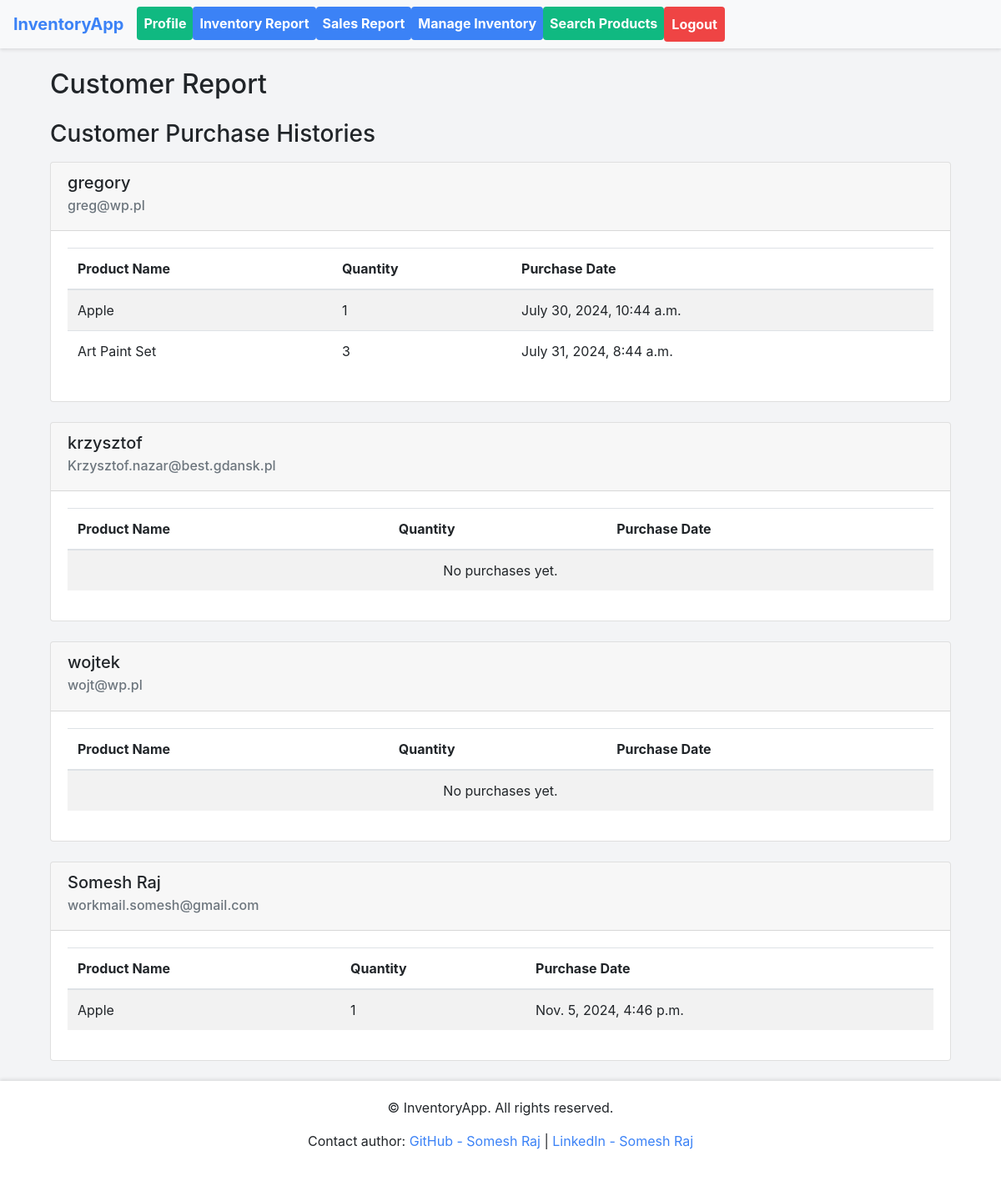
The page /sales/customer_report/ (signed in) on the database its author committed.
### users/models.py (models this page shows, shortened)
class Customer(models.Model):
    user = models.OneToOneField(User, on_delete=models.CASCADE, related_name='customer_profile')
    name = models.CharField(max_length=100)
    email = models.EmailField(unique=True)
    phone = models.CharField(max_length=20)

### inventory/models.py (models this page shows, shortened)
class Purchase(models.Model):
    user = models.ForeignKey(User, on_delete=models.CASCADE)
    product = models.ForeignKey(Product, on_delete=models.CASCADE)
    quantity = models.PositiveIntegerField()
    date = models.DateTimeField(auto_now_add=True)

class Product(models.Model):
    name = models.CharField(max_length=255)
    description = models.TextField(blank=True, null=True)
    price = models.DecimalField(max_digits=10, decimal_places=2)
    stock = models.PositiveIntegerField(default=0)

### sales/views.py (the view)
# urls.py: path('customer_report/', views.customer_report, name='customer_report'),
@login_required
def customer_report(request):
    if not is_admin(request.user):
        raise PermissionDenied
    customers = Customer.objects.all()
    customer_data = []
    for customer in customers:
        purchases = Purchase.objects.filter(user=customer.user)
        customer_data.append({
            'customer': customer,
            'purchases': purchases
        })
    context = {
        'customer_data': customer_data,
    }
    return render(request, 'sales/customer_report.html', context)

### sales/views.py (called while the page is built)
def is_admin(user):
    return user.is_superuser

### templates/sales/customer_report.html (shortened to what this page needs)
{% extends 'base.html' %}
{% block content %}
    <div class="container mt-4">
        <h2 class="mb-4">Customer Report</h2>
        {% if customer_data %}
            <h3 class="mb-3">Customer Purchase Histories</h3>
            {% for data in customer_data %}
                <div class="card mb-4">
                    <div class="card-header">
                        <h5 class="card-title">{{ data.customer.name }} </h5>
                        <h6 class="card-subtitle mb-2 text-muted">{{ data.customer.email }}</h6>
                    </div>
                    <div class="card-body">
                        <table class="table table-striped">
                            <thead>
                            <tr>
                                <th>Product Name</th>
                                <th>Quantity</th>
                                <th>Purchase Date</th>
                            </tr>
                            </thead>
                            <tbody>
                            {% if data.purchases %}
                                {% for purchase in data.purchases %}
                                    <tr>
                                        <td>{{ purchase.product.name }}</td>
                                        <td>{{ purchase.quantity }}</td>
                                        <td>{{ purchase.date }}</td>
                                    </tr>
                                {% endfor %}
                            {% else %}
                                <tr>
                                    <td colspan="3" class="text-center">No purchases yet.</td>
                                </tr>
                            {% endif %}
                            </tbody>
                        </table>
                    </div>
                </div>
            {% endfor %}
        {% else %}
            <div class="alert alert-warning" role="alert">
                No customers found.
            </div>
        {% endif %}
    </div>
{% endblock %}

### templates/base.html (style rules this page uses)
body { background-color: #f3f4f6; font-family: 'Inter', -apple-system, BlinkMacSystemFont, 'Segoe UI', Roboto, 'Helvetica Neue', Arial, sans-serif; }

### rows shown on the page
Customer: customer.name "gregory", customer.email "greg@wp.pl"
Purchase: product.name "Apple", quantity "1", date "July 30, 2024, 10:44 a.m."
Purchase: product.name "Art Paint Set", quantity "3", date "July 31, 2024, 8:44 a.m."
Customer: customer.name "krzysztof", customer.email "Krzysztof.nazar@best.gdansk.pl", shows "No purchases yet."
Customer: customer.name "wojtek", customer.email "wojt@wp.pl", shows "No purchases yet."
Customer: customer.name "Somesh Raj", customer.email "workmail.somesh@gmail.com"
Purchase: product.name "Apple", quantity "1", date "Nov. 5, 2024, 4:46 p.m."
